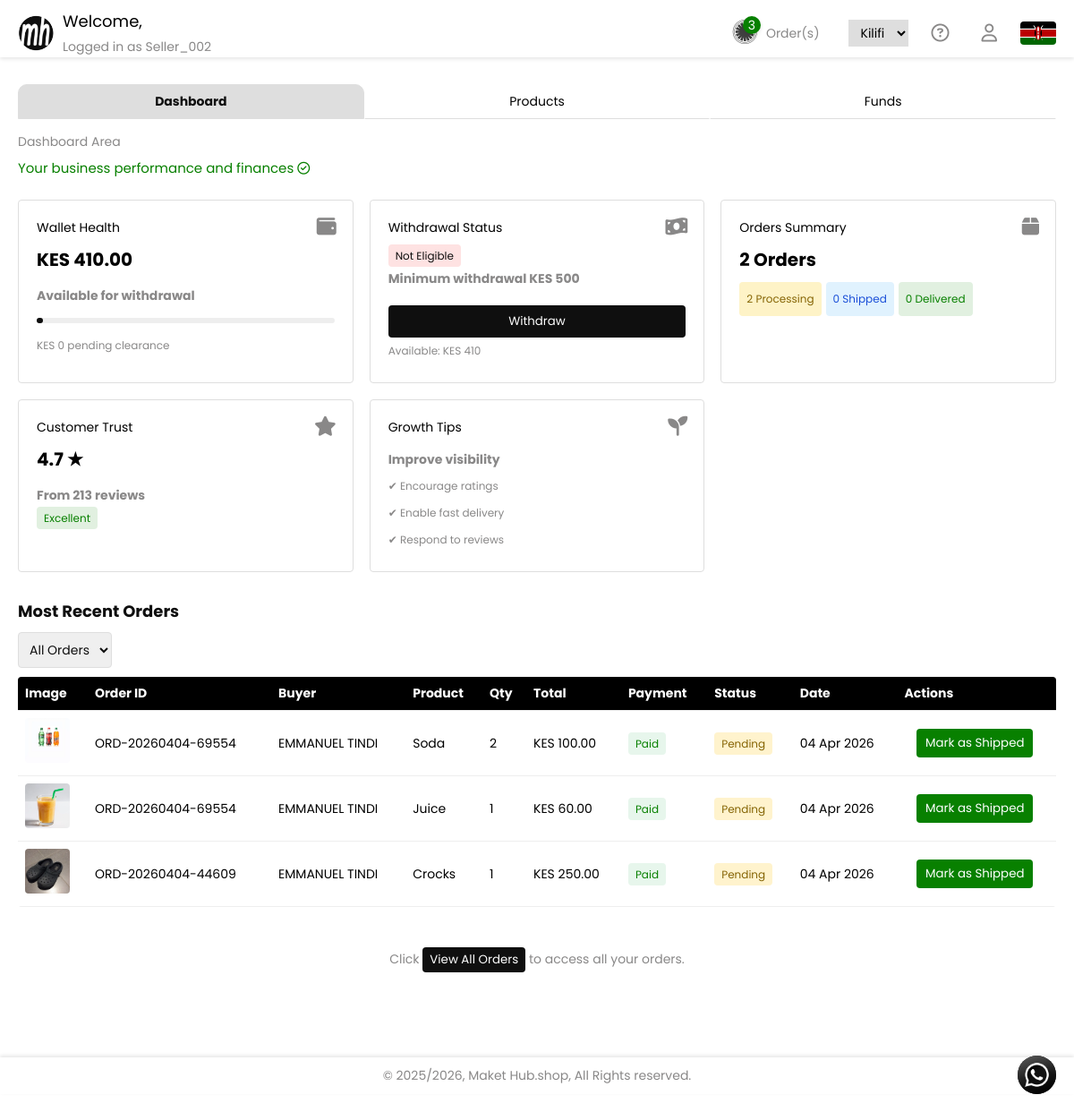
Before: /sellerPage.php (signed in) with the older database file.
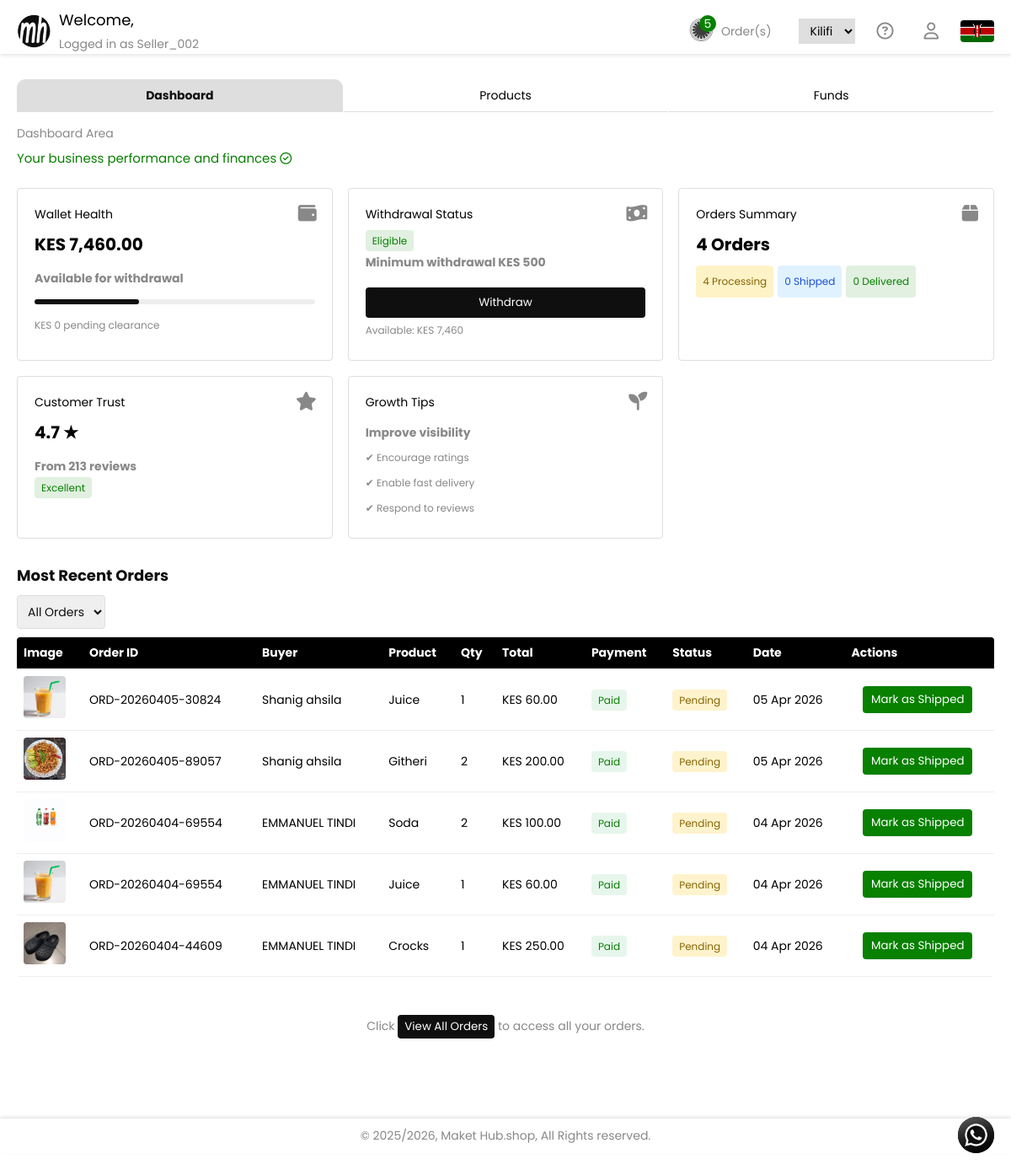
After: the same page with the newer database file.
### tables this page shows
CREATE TABLE `wallets` (
  `wallet_id` int(11) NOT NULL,
  `user_id` int(11) NOT NULL,
  `wallet_type` enum('sales','agency','sales_agent','property_owner','administrator','buyer','seller') NOT NULL,
  `balance` decimal(12,2) DEFAULT 0.00,
  `total_transacted` decimal(12,2) DEFAULT 0.00,
  `created_at` timestamp NULL DEFAULT current_timestamp(),
  `updated_at` timestamp NULL DEFAULT current_timestamp() ON UPDATE current_timestamp()
);

CREATE TABLE `order_items` (
  `item_id` int(11) NOT NULL,
  `order_id` int(11) NOT NULL,
  `product_id` int(11) NOT NULL,
  `seller_id` int(11) NOT NULL,
  `quantity` int(11) NOT NULL,
  `price` decimal(10,2) NOT NULL,
  `subtotal` decimal(10,2) NOT NULL,
  `order_status` enum('pending','processing','shipped','delivered','cancelled') DEFAULT 'pending',
  `shipped_at` datetime DEFAULT NULL,
  `delivered_at` datetime DEFAULT NULL,
  `payment_status` enum('pending','paid','failed') DEFAULT 'pending'
);

CREATE TABLE `productservicesrentals` (
  `product_id` int(11) NOT NULL,
  `user_id` int(11) NOT NULL,
  `product_name` varchar(255) NOT NULL,
  `category` varchar(100) NOT NULL,
  `price` decimal(10,2) NOT NULL,
  `stock_quantity` int(11) NOT NULL DEFAULT 0,
  `image_path` varchar(255) NOT NULL,
  `image_hash` varchar(32) DEFAULT NULL,
  `image_width` int(11) DEFAULT NULL,
  `image_height` int(11) DEFAULT NULL,
  `image_size_kb` int(11) DEFAULT NULL,
  `image_format` varchar(20) DEFAULT NULL,
  `status` enum('active','inactive') DEFAULT 'active',
  `created_at` timestamp NOT NULL DEFAULT current_timestamp(),
  `updated_at` timestamp NOT NULL DEFAULT current_timestamp() ON UPDATE current_timestamp(),
  `image_phash` varchar(32) DEFAULT NULL
);

CREATE TABLE `orders` (
  `order_id` int(11) NOT NULL,
  `order_code` varchar(50) DEFAULT NULL,
  `buyer_id` int(11) NOT NULL,
  `total_amount` decimal(10,2) NOT NULL,
  `created_at` timestamp NOT NULL DEFAULT current_timestamp()
);

CREATE TABLE `users` (
  `user_id` int(11) NOT NULL,
  `full_name` varchar(100) DEFAULT NULL,
  `username` varchar(100) NOT NULL,
  `email` varchar(255) NOT NULL,
  `phone` varchar(50) NOT NULL,
  `profile_image` varchar(255) DEFAULT NULL,
  `bio` text DEFAULT NULL,
  `password` varchar(255) NOT NULL,
  `account_type` enum('buyer','seller','sales_agent','administrator','property_owner') NOT NULL,
  `is_verified` tinyint(1) DEFAULT 0,
  `status` enum('active','suspended') DEFAULT 'active',
  `country` varchar(100) NOT NULL DEFAULT 'Kenya',
  `county` varchar(100) NOT NULL,
  `ward` varchar(100) NOT NULL,
  `address` varchar(150) DEFAULT NULL,
  `business_name` varchar(50) DEFAULT NULL,
  `business_model` varchar(50) DEFAULT NULL,
  `business_type` varchar(50) DEFAULT NULL,
  `market_scope` varchar(50) DEFAULT NULL,
  `created_at` timestamp NOT NULL DEFAULT current_timestamp(),
  `updated_at` timestamp NULL DEFAULT NULL,
  `agency_code` varchar(50) DEFAULT NULL,
  `referred_by` int(11) DEFAULT NULL,
  `agent_activated_at` datetime DEFAULT NULL,
  `subscription_expires_at` datetime DEFAULT NULL,
  `must_change_password` tinyint(1) DEFAULT 0,
  `economic_period_count` int(11) DEFAULT NULL,
  `is_system` tinyint(1) DEFAULT 0
);

### sellerPage.php (the view, shortened to what the changed rows need)
<?php
require_once 'connection.php';
$user_id = $_SESSION['user_id'];
function formatToK($number) {
  return number_format($number);
}
$sellerOrders = [];
$stmt = $conn->prepare("
  SELECT
    o.order_id,
    o.order_code,
    o.created_at,
    u.full_name AS buyer_name,
    oi.item_id,
    oi.product_id,
    oi.quantity,
    oi.price,
    oi.subtotal,
    oi.order_status,
    oi.shipped_at,
    oi.delivered_at,
    oi.payment_status,
    p.product_name,
    p.image_path,
    (oi.quantity * oi.price) AS seller_total
  FROM order_items oi
  JOIN orders o ON oi.order_id = o.order_id
  JOIN users u ON o.buyer_id = u.user_id
  JOIN productservicesrentals p ON oi.product_id = p.product_id
  WHERE oi.seller_id = ?
  ORDER BY o.created_at DESC
");
$stmt->bind_param("i", $user_id);
$stmt->execute();
$result = $stmt->get_result();
if ($result) {
  while ($row = $result->fetch_assoc()) {
      $sellerOrders[] = $row;
  }
}
$countStmt = $conn->prepare("
    SELECT COUNT(*) AS activeOrders
    FROM order_items
    WHERE seller_id = ? AND order_status != 'delivered'
");
$countStmt->bind_param("i", $user_id);
$countStmt->execute();
$countResult = $countStmt->get_result();
$activeOrders = 0;
if ($countResult && $countResult->num_rows === 1) {
    $row = $countResult->fetch_assoc();
    $activeOrders = (int)$row['activeOrders'];
}
$displayCount = $activeOrders > 9 ? "9+" : $activeOrders;
$walletType = 'seller';
$stmt = $conn->prepare("
  SELECT balance
  FROM wallets
  WHERE user_id = ? AND wallet_type = ?
  LIMIT 1
");
$stmt->bind_param("is", $user_id, $walletType);
$stmt->execute();
$stmt->bind_result($walletBalance);
$minWithdrawal = 500;
$isEligible = $walletBalance >= $minWithdrawal;
$withdrawStatus = $isEligible ? "Eligible" : "Not Eligible";
$withdrawClass = $isEligible ? "green" : "red";
$stmt = $conn->prepare("
  SELECT
    COUNT(DISTINCT oi.order_id) AS total_orders,
    COUNT(DISTINCT CASE WHEN oi.order_status = 'pending' THEN oi.order_id END) AS processing_orders,
    COUNT(DISTINCT CASE WHEN oi.order_status = 'shipped' THEN oi.order_id END) AS shipped_orders,
    COUNT(DISTINCT CASE WHEN oi.order_status = 'delivered' THEN oi.order_id END) AS delivered_orders
  FROM order_items oi
  WHERE oi.seller_id = ?
");
$stmt->bind_param("i", $user_id);
$stmt->execute();
$result = $stmt->get_result();
$row = $result->fetch_assoc();
$totalOrders      = $row['total_orders'] ?? 0;
$processingOrders = $row['processing_orders'] ?? 0;
$shippedOrders    = $row['shipped_orders'] ?? 0;
$deliveredOrders  = $row['delivered_orders'] ?? 0;
?>
<!DOCTYPE html>
<html lang="en">
<head>
  <link rel="stylesheet" href="assets/css/general.css">
  <link rel="stylesheet" href="https://cdnjs.cloudflare.com/ajax/libs/font-awesome/6.5.1/css/all.min.css">
</head>
<body>
  <div class="container">
    <header class="pgHeader">
      <section>
        <div class="rhs">
          <a class="lkOdr" onclick="toggleSellerOrdersTrack()">
            <div class="odrIconDiv">
              <i class="fa-brands fa-first-order-alt"></i>
              <p><?= $displayCount ?></p>
            </div>
          </a>
        </div>
      </section>
    </header>
    <main class="buyerMain" id="sellerMain">
      <div class="tabs-container" id="toggleMarketTypeTab">
        <div class="tab-content">
          <div id="dashboard" class="tab-panel">
            <div class="containerInner">
              <div class="grid">
                <div class="card">
                  <i class="fa fa-wallet icon"></i>
                  <h3>Wallet Health</h3>
                  <div class="stat">KES <?= number_format($walletBalance, 2) ?></div>
                  <p class="meta">Available for withdrawal</p>
                  <div class="progress">
                    <span style="width:<?= min(($walletBalance/20000)*100,100) ?>%"></span>
                  </div>
                  <p class="small">KES 0 pending clearance</p>
                </div>
                <div class="card">
                  <i class="fa fa-money-bill-wave icon"></i>
                  <h3>Withdrawal Status</h3>
                  <span class="badge <?= $withdrawClass ?>">
                    <?= $withdrawStatus ?>
                  </span>
                  <p class="meta">
                    Minimum withdrawal KES 500
                  </p>
                  <div class="actions">
                    <button
                      onclick="togglePaymentOption()"
                      <?= !$isEligible ? 'disabled' : '' ?>
                    >
                    </button>
                  </div>
                  <p class="small">
                    Available: KES <?= number_format($walletBalance) ?>
                  </p>
                </div>
                <div class="card">
                  <i class="fa fa-box icon"></i>
                  <h3>Orders Summary</h3>
                  <div class="stat">
                      <?= formatToK($totalOrders) ?> <?= $totalOrders == 1 ? 'Order' : 'Orders' ?>
                  </div>
                  <p class="meta">
                      <span class="badge yellow"><?= $processingOrders ?> <?= $processingOrders == 1 ? 'Processing' : 'Processing' ?></span>
                      <span class="badge blue"><?= $shippedOrders ?> <?= $shippedOrders == 1 ? 'Shipped' : 'Shipped' ?></span>
                      <span class="badge green"><?= $deliveredOrders ?> <?= $deliveredOrders == 1 ? 'Delivered' : 'Delivered' ?></span>
                  </p>
                </div>
              </div>
            </div>
          </div>
        </div>
      </div>
      <h1>Most Recent Orders</h1>
      <div class="table-wrapper sellerOrdersTrack">
        <table id="ordersTable">
          <thead>
            <tr>
              <th>Image</th>
              <th>Order ID</th>
              <th>Buyer</th>
              <th>Product</th>
              <th>Qty</th>
              <th>Total</th>
              <th>Payment</th>
              <th>Status</th>
              <th>Date</th>
              <th>Actions</th>
            </tr>
          </thead>
          <tbody>
          <?php
          if (!empty($sellerOrders)) {
              foreach ($sellerOrders as $order) {
                  $total = number_format($order['seller_total'], 2);
                  $date = date("d M Y", strtotime($order['created_at']));
                  $paymentStatus = strtolower($order['payment_status'] ?? '');
                  $paymentClass = $paymentStatus === 'paid' ? 'paid' : 'pending';
                  $paymentLabel = ucfirst($paymentStatus ?: 'Pending');
                  $statusClass = strtolower($order['order_status'] ?? '');
                  $statusLabel = ucfirst($order['order_status'] ?? 'Pending');
                  $statusTooltip = '';
                  $productImage = !empty($order['image_path']) && file_exists($order['image_path'])
                                  ? htmlspecialchars($order['image_path'])
                                  : "Images/Maket Hub Logo.avif";
                  echo "<tr data-status=\"{$order['order_status']}\">
                          <td><img src='{$productImage}' alt='Product Image' style='width:50px;height:50px;object-fit:cover;border-radius:4px;'></td>
                          <td>{$order['order_code']}</td>
                          <td>".htmlspecialchars($order['buyer_name'])."</td>
                          <td>".htmlspecialchars($order['product_name'])."</td>
                          <td>{$order['quantity']}</td>
                          <td>KES {$total}</td>
                          <td><span class='badge {$paymentClass}'>{$paymentLabel}</span></td>
                          <td><span class='badge {$statusClass}' title=\"".htmlspecialchars($statusTooltip)."\">{$statusLabel}</span></td>
                          <td>{$date}</td>
                          <td class='actions'>
                        <div>";
                  if ($statusClass === 'pending') {
                    echo "<button class='btn-ship' data-id='{$order['order_id']}'>Mark&nbsp;as&nbsp;Shipped</button>";
                  } else {
                    echo "<button class='btn-view'><i class='fa-solid fa-eye'></i></button>";
                  }
                  echo "      </div>
                          </td>
                        </tr>";
              }
          } else {
            echo "<tr>
                    <td colspan='10' style='text-align:center; color:#888;'>No data available in table</td>
                  </tr>";
            }
          ?>
          </tbody>
        </table>
      </div>
    </main>
  </div>
</body>
</html>

Changed rows visible on the page:
changed wallets: balance "410.00" → "7,460.00"; balance "Not Eligible" → "Eligible"; balance "410" → "7,460"
added order_items: product.image_path (picture), order.order_code "ORD-20260405-30824", users.full_name "Shanig ahsila", product.product_name "Juice", quantity "1", total "60.00", payment_status "Paid", order_status "Pending", order.created_at "05 Apr 2026"
added order_items: product.image_path (picture), order.order_code "ORD-20260405-89057", users.full_name "Shanig ahsila", product.product_name "Githeri", quantity "2", total "200.00", payment_status "Paid", order_status "Pending", order.created_at "05 Apr 2026"
Other visible differences:
$displayCount: "3" → "5"
formatToK($totalOrders): "2" → "4"
$processingOrders: "2" → "4"
